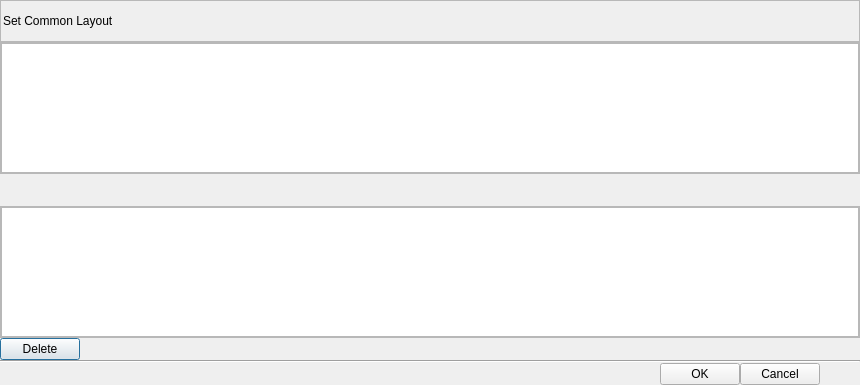
<?xml version="1.0" encoding="UTF-8"?>
<ui version="4.0">
 <class>SetCommonLayoutDialog</class>
 <widget class="QDialog" name="SetCommonLayoutDialog">
  <property name="geometry">
   <rect>
    <x>0</x>
    <y>0</y>
    <width>860</width>
    <height>385</height>
   </rect>
  </property>
  <property name="windowTitle">
   <string>Dialog</string>
  </property>
  <property name="styleSheet">
   <string notr="true"/>
  </property>
  <layout class="QGridLayout" name="gridLayout">
   <property name="leftMargin">
    <number>0</number>
   </property>
   <property name="topMargin">
    <number>0</number>
   </property>
   <property name="rightMargin">
    <number>0</number>
   </property>
   <property name="bottomMargin">
    <number>0</number>
   </property>
   <property name="spacing">
    <number>0</number>
   </property>
   <item row="0" column="0">
    <widget class="QFrame" name="titleFrame">
     <property name="minimumSize">
      <size>
       <width>860</width>
       <height>42</height>
      </size>
     </property>
     <property name="maximumSize">
      <size>
       <width>860</width>
       <height>42</height>
      </size>
     </property>
     <property name="frameShape">
      <enum>QFrame::StyledPanel</enum>
     </property>
     <property name="frameShadow">
      <enum>QFrame::Raised</enum>
     </property>
     <layout class="QHBoxLayout" name="horizontalLayout_6">
      <property name="spacing">
       <number>0</number>
      </property>
      <property name="leftMargin">
       <number>2</number>
      </property>
      <property name="topMargin">
       <number>0</number>
      </property>
      <property name="rightMargin">
       <number>0</number>
      </property>
      <property name="bottomMargin">
       <number>0</number>
      </property>
      <item>
       <widget class="QLabel" name="titleLabel">
        <property name="text">
         <string>Set Common Layout</string>
        </property>
       </widget>
      </item>
     </layout>
    </widget>
   </item>
   <item row="2" column="0">
    <layout class="QHBoxLayout" name="horizontalLayout_4">
     <item>
      <widget class="QPushButton" name="DelPushButton">
       <property name="toolTip">
        <string>delete common layout</string>
       </property>
       <property name="text">
        <string>Delete</string>
       </property>
      </widget>
     </item>
     <item>
      <spacer name="horizontalSpacer_4">
       <property name="orientation">
        <enum>Qt::Horizontal</enum>
       </property>
       <property name="sizeHint" stdset="0">
        <size>
         <width>40</width>
         <height>20</height>
        </size>
       </property>
      </spacer>
     </item>
    </layout>
   </item>
   <item row="1" column="0">
    <layout class="QVBoxLayout" name="verticalLayout">
     <property name="spacing">
      <number>6</number>
     </property>
     <item>
      <widget class="QFrame" name="SrcFrame">
       <property name="frameShape">
        <enum>QFrame::StyledPanel</enum>
       </property>
       <property name="frameShadow">
        <enum>QFrame::Raised</enum>
       </property>
       <layout class="QHBoxLayout" name="horizontalLayout">
        <property name="spacing">
         <number>0</number>
        </property>
        <property name="leftMargin">
         <number>0</number>
        </property>
        <property name="topMargin">
         <number>0</number>
        </property>
        <property name="rightMargin">
         <number>0</number>
        </property>
        <property name="bottomMargin">
         <number>0</number>
        </property>
        <item>
         <widget class="DragListWidget" name="srcListWidget">
          <property name="styleSheet">
           <string notr="true"/>
          </property>
         </widget>
        </item>
       </layout>
      </widget>
     </item>
     <item>
      <layout class="QHBoxLayout" name="horizontalLayout_3">
       <item>
        <spacer name="horizontalSpacer">
         <property name="orientation">
          <enum>Qt::Horizontal</enum>
         </property>
         <property name="sizeHint" stdset="0">
          <size>
           <width>268</width>
           <height>20</height>
          </size>
         </property>
        </spacer>
       </item>
       <item>
        <widget class="QLabel" name="arrowLabel">
         <property name="minimumSize">
          <size>
           <width>20</width>
           <height>18</height>
          </size>
         </property>
         <property name="maximumSize">
          <size>
           <width>20</width>
           <height>18</height>
          </size>
         </property>
         <property name="font">
          <font>
           <pointsize>22</pointsize>
          </font>
         </property>
         <property name="text">
          <string/>
         </property>
        </widget>
       </item>
       <item>
        <spacer name="horizontalSpacer_2">
         <property name="orientation">
          <enum>Qt::Horizontal</enum>
         </property>
         <property name="sizeHint" stdset="0">
          <size>
           <width>298</width>
           <height>20</height>
          </size>
         </property>
        </spacer>
       </item>
      </layout>
     </item>
     <item>
      <widget class="QFrame" name="DesFrame">
       <property name="frameShape">
        <enum>QFrame::StyledPanel</enum>
       </property>
       <property name="frameShadow">
        <enum>QFrame::Raised</enum>
       </property>
       <layout class="QHBoxLayout" name="horizontalLayout_2">
        <property name="spacing">
         <number>0</number>
        </property>
        <property name="leftMargin">
         <number>0</number>
        </property>
        <property name="topMargin">
         <number>0</number>
        </property>
        <property name="rightMargin">
         <number>0</number>
        </property>
        <property name="bottomMargin">
         <number>0</number>
        </property>
        <item>
         <widget class="DragListWidget" name="desListWidget">
          <property name="styleSheet">
           <string notr="true"/>
          </property>
          <property name="dragDropMode">
           <enum>QAbstractItemView::NoDragDrop</enum>
          </property>
         </widget>
        </item>
       </layout>
      </widget>
     </item>
    </layout>
   </item>
   <item row="3" column="0">
    <widget class="Line" name="gapline">
     <property name="orientation">
      <enum>Qt::Horizontal</enum>
     </property>
    </widget>
   </item>
   <item row="4" column="0">
    <layout class="QHBoxLayout" name="horizontalLayout_5">
     <item>
      <spacer name="horizontalSpacer_3">
       <property name="orientation">
        <enum>Qt::Horizontal</enum>
       </property>
       <property name="sizeHint" stdset="0">
        <size>
         <width>40</width>
         <height>20</height>
        </size>
       </property>
      </spacer>
     </item>
     <item>
      <widget class="QPushButton" name="okButton">
       <property name="text">
        <string>OK</string>
       </property>
      </widget>
     </item>
     <item>
      <layout class="QHBoxLayout" name="horizontalLayout_7">
       <item>
        <widget class="QPushButton" name="cancelButton">
         <property name="text">
          <string>Cancel</string>
         </property>
        </widget>
       </item>
       <item>
        <spacer name="horizontalSpacer_5">
         <property name="orientation">
          <enum>Qt::Horizontal</enum>
         </property>
         <property name="sizeType">
          <enum>QSizePolicy::Fixed</enum>
         </property>
         <property name="sizeHint" stdset="0">
          <size>
           <width>40</width>
           <height>20</height>
          </size>
         </property>
        </spacer>
       </item>
      </layout>
     </item>
    </layout>
   </item>
  </layout>
 </widget>
 <customwidgets>
  <customwidget>
   <class>DragListWidget</class>
   <extends>QListWidget</extends>
   <header>OperationLayoutWidget.h</header>
  </customwidget>
 </customwidgets>
 <resources/>
 <connections/>
</ui>
